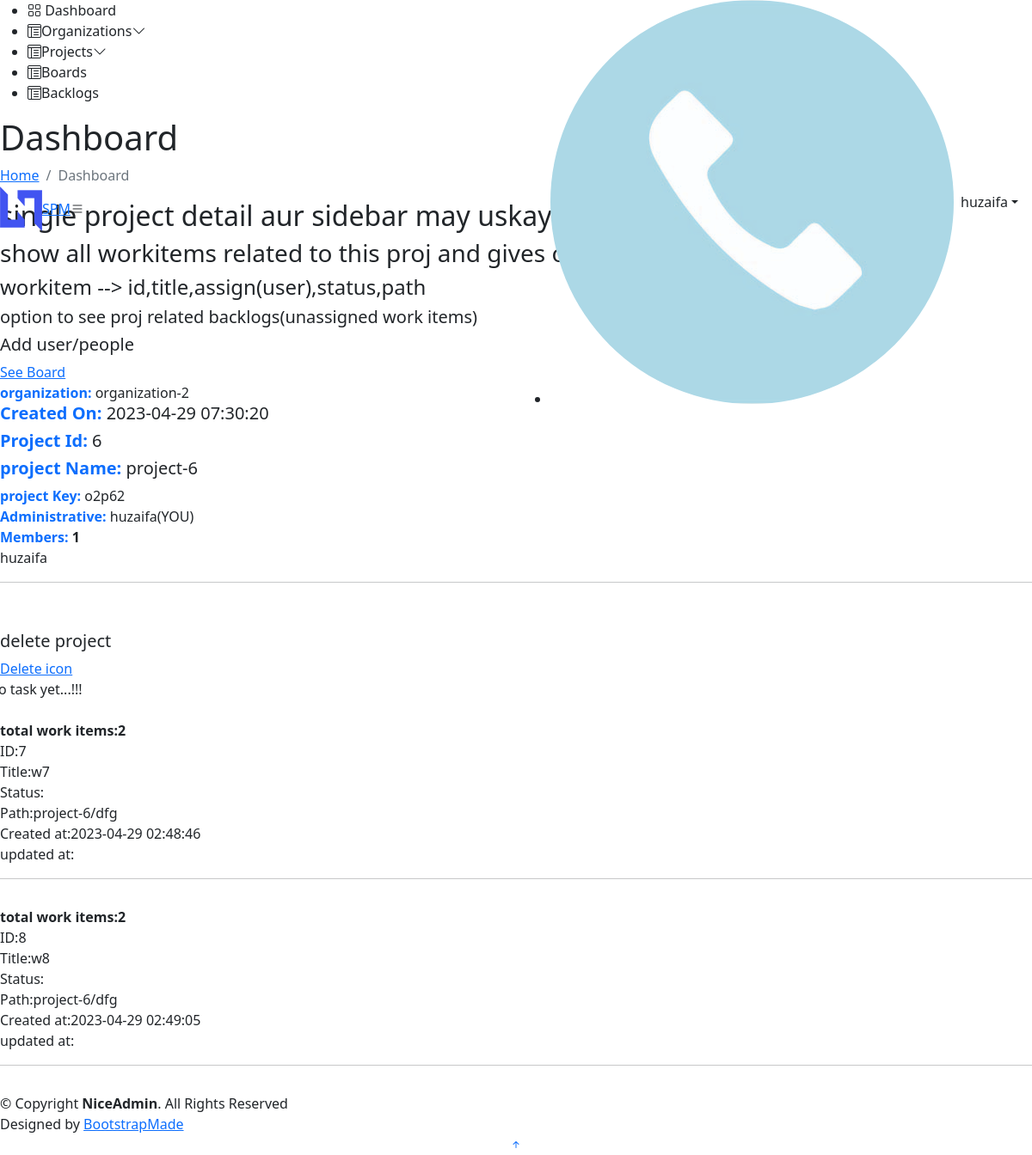
The page /frontend/project_detail2.php?id=6 (signed in) on the database its author committed.
### tables this page shows
CREATE TABLE `project` (
  `project_id` int(11) NOT NULL,
  `project_name` varchar(100) NOT NULL,
  `project_key` varchar(100) NOT NULL,
  `user_id_fk` int(11) NOT NULL,
  `organization_id_fk` int(11) NOT NULL,
  `added_on` timestamp NOT NULL DEFAULT current_timestamp(),
  `proj_state` int(11) NOT NULL DEFAULT 1
);

CREATE TABLE `organization` (
  `organization_id` int(11) NOT NULL,
  `organization_name` varchar(50) NOT NULL,
  `created_at` timestamp NOT NULL DEFAULT current_timestamp(),
  `user_id_fk` int(11) NOT NULL
);

CREATE TABLE `users` (
  `user_id` int(11) NOT NULL,
  `username` varchar(50) NOT NULL,
  `user_email` varchar(100) NOT NULL,
  `user_password` varchar(255) NOT NULL,
  `user_gender` varchar(20) NOT NULL,
  `user_image` varchar(255) DEFAULT NULL,
  `role_id_fk` int(11) NOT NULL,
  `created_at` timestamp NOT NULL DEFAULT current_timestamp()
);

CREATE TABLE `project_users` (
  `project_users_id` int(11) NOT NULL,
  `project_id_fk` int(11) NOT NULL,
  `user_id_fk` int(11) NOT NULL,
  `role` varchar(30) NOT NULL,
  `added_on` timestamp NOT NULL DEFAULT current_timestamp()
);

CREATE TABLE `work_items` (
  `wk_id` int(11) NOT NULL,
  `title` varchar(30) NOT NULL,
  `type` varchar(50) NOT NULL,
  `user_id_fk` int(11) NOT NULL,
  `path` varchar(30) NOT NULL,
  `project_id_fk` int(11) NOT NULL,
  `created_at` timestamp NOT NULL DEFAULT current_timestamp()
);

### frontend/project_detail2.php (the view, shortened to what this page needs)
<!DOCTYPE html>
<html lang="en">
<head>
    <?php require 'partials/_head.php' ?>
</head>
<body>
    <?php require 'partials/_header.php' ?>
    <?php require 'partials/_sidebar.php' ?>
    <main id="main" class="main">
        <div class="pagetitle">
            <h1>Dashboard</h1>
            <nav>
                <ol class="breadcrumb">
                    <li class="breadcrumb-item"><a href="index.html">Home</a></li>
                    <li class="breadcrumb-item active">Dashboard</li>
                </ol>
            </nav>
        </div>
        <section class="section dashboard">
            <div class="row">
                <h2>single project detail aur sidebar may uskay effects</h2>
                <h3>show all workitems related to this proj and gives option to add...edit..delete them</h3>
                <h4>workitem --> id,title,assign(user),status,path</h4>
                <h5>option to see proj related backlogs(unassigned work items)</h5>
                <h5>Add user/people</h5>
                <?php
                require 'partials/_connection.php';
                if (isset($_GET['id'])) {
                    $id = $_GET['id'];
                } else {
                    echo '<script>location.replace("page-error-404.php");</script>';
                }
                $query = "SELECT * FROM `project` INNER JOIN `users` on `project`.`user_id_fk`=`users`.`user_id` INNER JOIN `organization`on `project`.`organization_id_fk`=`organization`.`organization_id` WHERE `project`.`project_id`=$id";
                $result = mysqli_query($con, $query);
                $data = mysqli_fetch_assoc($result);
                ?>
                <a href="board.php?project=<?php echo $data['project_id'];?>">See Board</a>
                <p class="mb-0"><b class="text-primary">organization: </b><?php echo $data['organization_name'] ?></p>
                <h5 class="mt-0"><b class="text-primary">Created On: </b><?php echo $data['added_on'] ?></h5>
                <h5 class="mt-0"><b class="text-primary">Project Id: </b><?php echo $data['project_id'] ?></h5>
                <h5 class="mt-0"><b class="text-primary">project Name: </b><?php echo $data['project_name'] ?></h5>
                <p class="mb-0"><b class="text-primary">project Key: </b><?php echo $data['project_key'] ?></p>
                <p class="mb-0"><b class="text-primary">Administrative: </b><?php
                                                                            if ($data['user_id_fk'] == $_SESSION['userId']) {
                                                                                echo $data['username'] . "(YOU)";
                                                                            } else {
                                                                                echo $data['username'] . " " . $data['user_id_fk'] . " " . $_SESSION['userId'];
                                                                            }
                                                                            ?></p>
                <p class="mb-0"><b class="text-primary">Members: </b>
                    <?php
                    $id = $data['project_id'];
                    $sql = "SELECT * FROM `project_users` INNER JOIN `users` on `project_users`.`user_id_fk`=`users`.`user_id` WHERE `project_id_fk`= $id";
                    $res = mysqli_query($con, $sql);
                    $users = mysqli_num_rows($res);
                    echo '<b>' . $users . '</b>';
                    if ($users > 0) {
                        while ($data2 = mysqli_fetch_assoc($res)) {
                            echo '<ul>
                        <li>' . $data2['username'] . '</li>
                        <hr>
                        </ul>';
                        }
                    }
                    ?>
                </p>
                <br>
                <?php
                $current_user = $_SESSION['userId'];
                $proj_admin = $data["user_id"];
                if ($current_user == $proj_admin) {
                    echo'<h5>delete project</h5>
                    <a href="partials/_project_delete.php?id='.$data['project_id'].'">Delete icon</a>';
                    $q = "SELECT * FROM TASK WHERE project_id_fk=$id";
                    $r = mysqli_query($con, $q);
                    $t = mysqli_num_rows($r);
                    if ($t > 0) {
                    echo '<b>total tasks:' . $t . '</b>';
                        while ($d = mysqli_fetch_assoc($r)) {
                            echo '<ul>
                        <li>' . $d['task_id'] . '</li>
                        <li>' . $d['task_name'] . '</li>
                        <li>' . $d['task_nature'] . '</li>
                        <li>' . $d['start'] . '</li>
                        <li>' . $d['end'] . '</li>
                        <hr>
                        </ul>';
                        }
                    } else {
                        echo 'no task yet...!!!<br>';
                    }
                } else {
                    echo 'project does not belong to you,you can not create task';
                }
                ?>
                <br>
                <?php
                $q2 = "SELECT * FROM work_items WHERE project_id_fk=$id";
                $r2 = mysqli_query($con, $q2);
                $t2 = mysqli_num_rows($r2);
                if ($t2 > 0) {
                    while ($d2 = mysqli_fetch_assoc($r2)) {
                    echo '<b>total work items:' . $t2 . '</b>';
                        echo '<ul>
                        <li>ID:' . $d2['wk_id'] . '</li>
                        <li>Title:' . $d2['title'] . '</li>
                        <li>Status:' . $d2['status'] . '</li>
                        <li>Path:' . $d2['path'] . '</li>
                        <li>Created at:' . $d2['created_at'] . '</li>
                        <li>updated at:' . $d2['updated_at'] . '</li>
                        <hr>
                        </ul>';
                    }
                } else {
                    echo 'no work items yet...!!!<br>';
                }
                ?>
            </div>
        </section>
    </main>
    <?php require 'partials/_footer.php' ?>
</body>
</html>

### rows shown on the page
project: organization_id_fk.organization_name "organization-2", added_on "2023-04-29 07:30:20", project_id "6", project_name "project-6", project_key "o2p62", user_id_fk.username "huzaifa"
project_users: user_id_fk.username "huzaifa"
work_items: wk_id "7", title "w7", path "project-6/dfg", created_at "2023-04-29 02:48:46"
work_items: wk_id "8", title "w8", path "project-6/dfg", created_at "2023-04-29 02:49:05"

### other values the page prints
$_SESSION['username'] "huzaifa"
$users "1"
